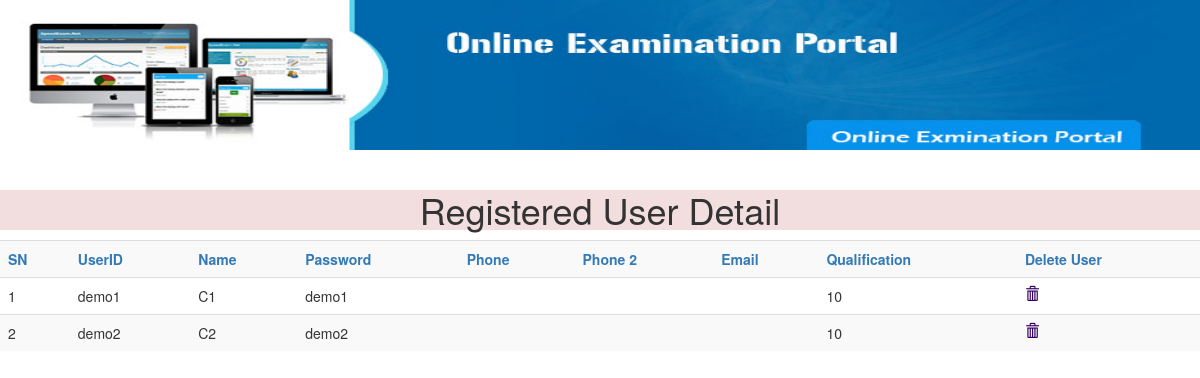
/admin/viewfulluser.php, run on the app's committed database.
### tables this page shows
CREATE TABLE `mst_user` (
  `user_id` int(11) NOT NULL,
  `login` varchar(20) DEFAULT NULL,
  `pass` varchar(20) DEFAULT NULL,
  `username` varchar(30) DEFAULT NULL,
  `phone` varchar(11) DEFAULT NULL,
  `phone2` varchar(10) NOT NULL,
  `email` varchar(30) NOT NULL,
  `qlf` varchar(20) NOT NULL
);

### admin/viewfulluser.php (the view, shortened to what this page needs)
<!DOCTYPE HTML PUBLIC "-//W3C//DTD HTML 4.01 Transitional//EN" "http://www.w3.org/TR/html4/loose.dtd">
<html>
<head>
<link href="../quiz.css" rel="stylesheet" type="text/css">
<link href="quiz.css" rel="stylesheet" type="text/css">
<link rel="stylesheet" href="css/bootstrap.min.css"/>
</head>
<body>
<?php
include("header.php");
include("../database.php");
		$sql=mysqli_query($con,"Select * From mst_user");
		echo "<table class='table table-striped'>";
		echo"<h1 class='text-center bg-danger'>Registered User Detail</h1>";
		echo "<tr>
			<th class='text-primary'>SN</th>
		<th class='text-primary'>UserID</th>
				<th class='text-primary'>Name</th>
	<th class='text-primary'>Password</th>
	<th class='text-primary'>Phone</th>
	<th class='text-primary'>Phone 2</th>
	<th class='text-primary'>Email</th>
	<th class='text-primary'>Qualification</th>
	<th class='text-primary'>Delete User</th></tR>";
	$c=0;
	while($result=mysqli_fetch_assoc($sql))
	{
	    $c++;
	$id=$result['username'];
	echo "<tr>";
	echo "<td> $c </td>";
	echo "<td>".$result['login']. "</td>";
	echo "<td>".$result['username']."</td>";
	echo "<td>".$result['pass']."</td>";
	echo "<td>".$result['phone']."</td>";
	echo "<td>".$result['phone2']."</td>";
	echo "<td>".$result['email']."</td>";
	echo "<td>".$result['qlf']."</td>";
	echo "<td><a href='userdelete.php?username=$id'><span class='glyphicon glyphicon-trash'></span></a></td>";
	echo "</tr>";
	}
	echo "</table>";
?>

### quiz.css (style rules this page uses)
body { margin-left: 0px; margin-top: 0px; }
a:link { color: #330066; text-decoration: none; }

### data on the page
mst_user: login "demo1", username "C1", pass "demo1", qlf "10"
mst_user: login "demo2", username "C2", pass "demo2", qlf "10"
